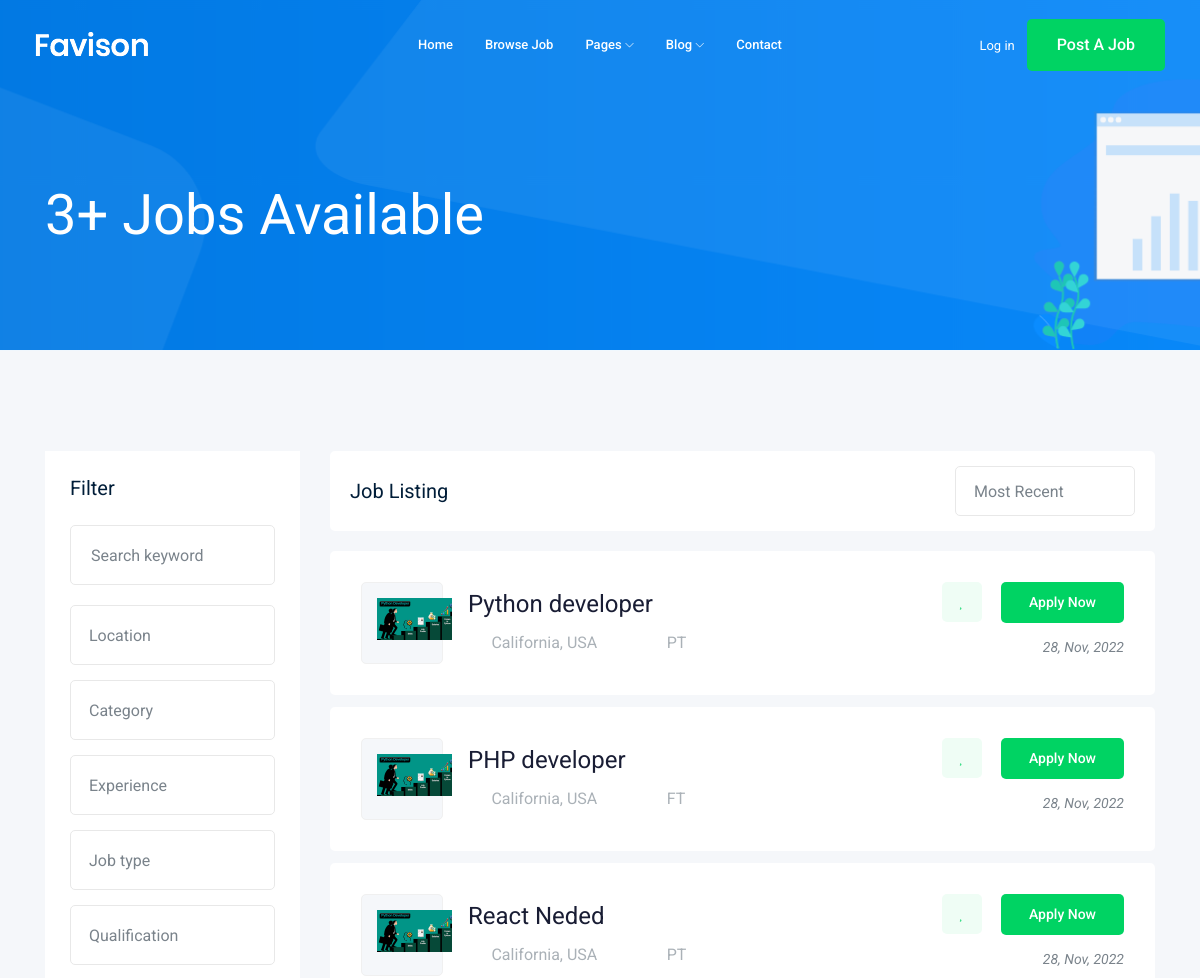
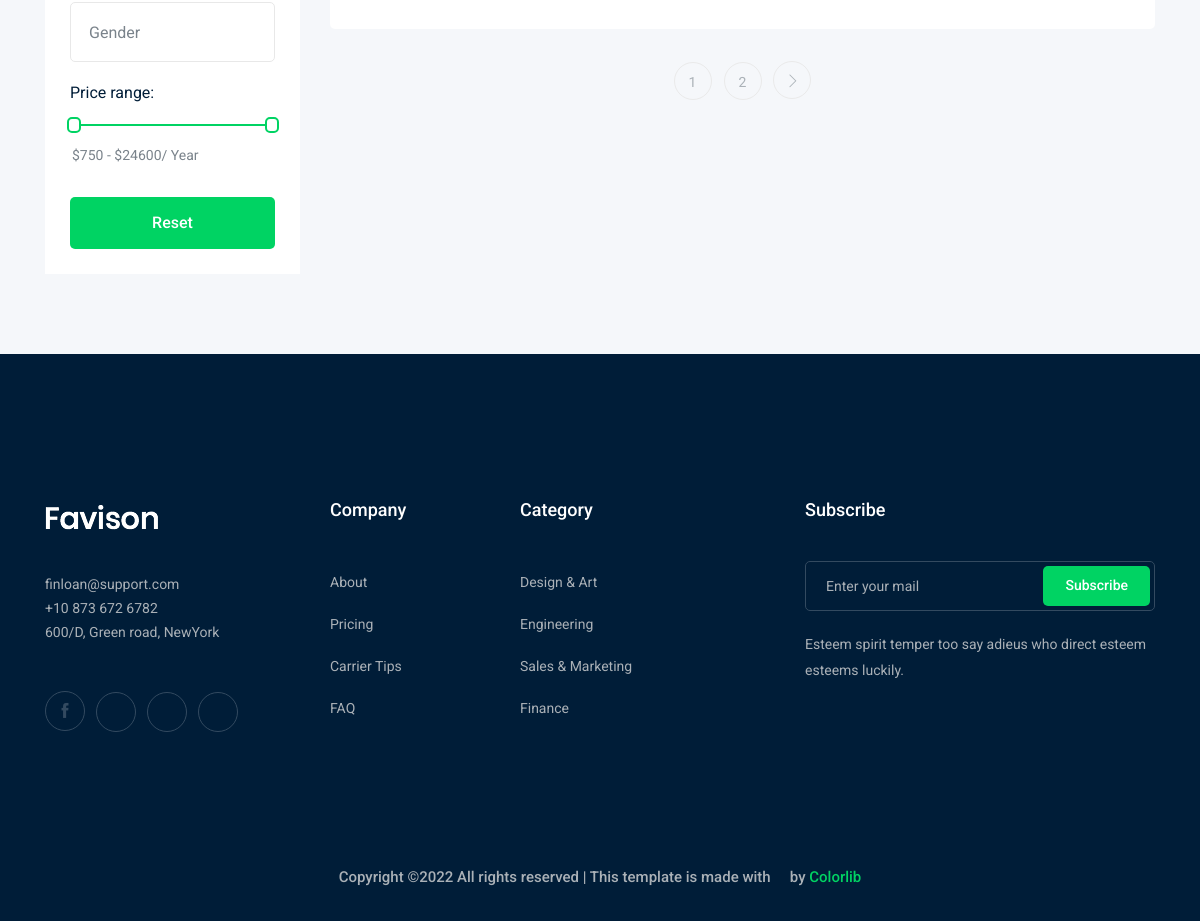
Screenshot of /jobs/ with the database file from the repository (2 pictures, top to bottom).
### job/models.py (models this page shows, shortened)
class Jobs(models.Model):
    fulltime = 'FT'
    parttime = 'PT'
    job_type_choices = [
        (fulltime,'Fulltime'),
        (parttime,'Parttime'),
    ]
    title = models.CharField(max_length=100)
    job_category = models.ForeignKey(Category, on_delete=models.CASCADE)
    job_type = models.CharField(max_length=2,choices=job_type_choices,default=fulltime)
    description = models.TextField(max_length=500)
    pulished_at = models.DateTimeField(auto_now=True)
    vecancy = models.IntegerField(default = 1)
    salary = models.DecimalField(decimal_places=3,max_digits=8,default=1.1)
    experience = models.IntegerField(default=1)
    image = models.ImageField(upload_to='media/jobs')
    slug = models.SlugField(blank=True, null=True)

### job/views.py (the view)
# urls.py: path('',views.all_jobs,name='alljobs'),
def all_jobs(request):
    job_list = Jobs.objects.all()
    category_list = Category.objects.all()
    p = Paginator(job_list, 3)
    page_number = request.GET.get('page')
    print(page_number)
    page_obj = p.get_page(page_number)
    context = {
        'jobs': page_obj,
        'job_cat': category_list
    }
    return render(request,'alljobs.html',context)

### job/templates/alljobs.html (shortened to what this page needs)
{% extends 'base.html' %}
{% block body %}
        <div class="bradcam_area bradcam_bg_1">
            <div class="container">
                <div class="row">
                    <div class="col-xl-12">
                        <div class="bradcam_text">
                            <h3>{{jobs|length}}+ Jobs Available</h3>
                        </div>
                    </div>
                </div>
            </div>
        </div>
        <div class="job_listing_area plus_padding">
            <div class="container">
                <div class="row">
                    <div class="col-lg-3">
                        <div class="job_filter white-bg">
                            <div class="form_inner white-bg">
                                <h3>Filter</h3>
                                <form action="#">
                                    <div class="row">
                                        <div class="col-lg-12">
                                            <div class="single_field">
                                                <input type="text" placeholder="Search keyword">
                                            </div>
                                        </div>
                                        <div class="col-lg-12">
                                        </div>
                                        <div class="col-lg-12">
                                        </div>
                                        <div class="col-lg-12">
                                        </div>
                                        <div class="col-lg-12">
                                        </div>
                                        <div class="col-lg-12">
                                        </div>
                                        <div class="col-lg-12">
                                        </div>
                                    </div>
                                </form>
                            </div>
                            <div class="range_wrap">
                                <label for="amount">Price range:</label>
                                <div id="slider-range"></div>
                                <p>
                                    <input type="text" id="amount" readonly style="border:0; color:#7A838B; font-size: 14px; font-weight:400;">
                                </p>
                            </div>
                            <div class="reset_btn">
                                <button  class="boxed-btn3 w-100" type="submit">Reset</button>
                            </div>
                        </div>
                    </div>
                    <div class="col-lg-9">
                        <div class="recent_joblist_wrap">
                            <div class="recent_joblist white-bg ">
                                <div class="row align-items-center">
                                    <div class="col-md-6">
                                        <h4>Job Listing</h4>
                                    </div>
                                    <div class="col-md-6">
                                        <div class="serch_cat d-flex justify-content-end">
                                        </div>
                                    </div>
                                </div>
                            </div>
                        </div>
                        <div class="job_lists m-0">
                            <div class="row">
                                {% for i in jobs %}
                                <div class="col-lg-12 col-md-12">
                                    <div class="single_jobs white-bg d-flex justify-content-between">
                                        <div class="jobs_left d-flex align-items-center">
                                            <div class="thumb">
                                                <img src="{{i.image.url}}" alt="" width="75">
                                            </div>
                                            <div class="jobs_conetent">
                                                <a href="{% url 'jobs:jobdetails' i.id %}"><h4>{{i.title}}</h4></a>
                                                <div class="links_locat d-flex align-items-center">
                                                    <div class="location">
                                                        <p> <i class="fa fa-map-marker"></i> California, USA</p>
                                                    </div>
                                                    <div class="location">
                                                        <p> <i class="fa fa-clock-o"></i>{{i.job_type}}</p>
                                                    </div>
                                                </div>
                                            </div>
                                        </div>
                                        <div class="jobs_right">
                                            <div class="apply_now">
                                                <a class="heart_mark" href="#"> <i class="fa fa-heart"></i> </a>
                                                <a href="{% url 'jobs:jobdetails' i.id %}" class="boxed-btn3">Apply Now</a>
                                            </div>
                                            <div class="date">
                                                <p>{{i.pulished_at|date:"d, M, Y"}}</p>
                                            </div>
                                        </div>
                                    </div>
                                </div>
                                {% endfor %}
                            </div>
                            {% if jobs.has_other_pages%}
                            <div class="row">
                                <div class="col-lg-12">
                                    <div class="pagination_wrap">
                                        <ul>
                                            {% for i in jobs.paginator.page_range %}
                                            <li><a href="?page={{i}}"><span>{{i}}</span></a></li>
                                            {% endfor%}
                                            {% if jobs.has_next %}
                                            <li><a href="?page={{jobs.next_page_number}}"> <i class="ti-angle-right"></i> </a></li>
                                            {% endif %}
                                        </ul>
                                    </div>
                                </div>
                            </div>
                            {% endif %}
                        </div>
                    </div>
                </div>
            </div>
        </div>
{% endblock body%}

### rows the page displays
Jobs: image (picture), title "Python developer", job_type "PT", pulished_at "28, Nov, 2022"
Jobs: image (picture), title "PHP developer", job_type "FT", pulished_at "28, Nov, 2022"
Jobs: image (picture), title "React Neded", job_type "PT", pulished_at "28, Nov, 2022"

### other values shown
{{ jobs|length }} "3"
{{ i }} "1" "2"
